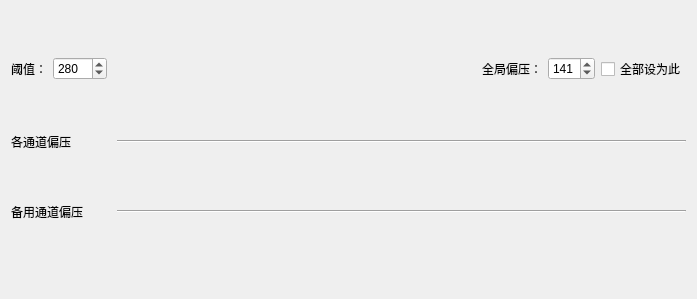
<?xml version="1.0" encoding="UTF-8"?>
<ui version="4.0">
 <class>Form</class>
 <widget class="QWidget" name="Form">
  <property name="geometry">
   <rect>
    <x>0</x>
    <y>0</y>
    <width>697</width>
    <height>299</height>
   </rect>
  </property>
  <property name="windowTitle">
   <string>Form</string>
  </property>
  <layout class="QVBoxLayout" name="verticalLayout">
   <item>
    <layout class="QHBoxLayout" name="horizontalLayout_5">
     <item>
      <widget class="QLabel" name="label_4">
       <property name="text">
        <string>阈值：</string>
       </property>
      </widget>
     </item>
     <item>
      <widget class="QSpinBox" name="spinBox_globalThreshole">
       <property name="maximum">
        <number>1023</number>
       </property>
       <property name="value">
        <number>280</number>
       </property>
      </widget>
     </item>
     <item>
      <spacer name="horizontalSpacer_3">
       <property name="orientation">
        <enum>Qt::Horizontal</enum>
       </property>
       <property name="sizeHint" stdset="0">
        <size>
         <width>40</width>
         <height>20</height>
        </size>
       </property>
      </spacer>
     </item>
     <item>
      <widget class="QLabel" name="label_5">
       <property name="text">
        <string>全局偏压：</string>
       </property>
      </widget>
     </item>
     <item>
      <widget class="QSpinBox" name="spinBox_globalBais">
       <property name="maximum">
        <number>255</number>
       </property>
       <property name="value">
        <number>141</number>
       </property>
      </widget>
     </item>
     <item>
      <widget class="QCheckBox" name="checkBox_globalBias">
       <property name="text">
        <string>全部设为此</string>
       </property>
      </widget>
     </item>
    </layout>
   </item>
   <item>
    <layout class="QHBoxLayout" name="horizontalLayout_3">
     <item>
      <widget class="QLabel" name="label_14">
       <property name="maximumSize">
        <size>
         <width>100</width>
         <height>16777215</height>
        </size>
       </property>
       <property name="text">
        <string>各通道偏压</string>
       </property>
      </widget>
     </item>
     <item>
      <widget class="Line" name="line_2">
       <property name="orientation">
        <enum>Qt::Horizontal</enum>
       </property>
      </widget>
     </item>
    </layout>
   </item>
   <item>
    <layout class="QGridLayout" name="gridLayout_channelBias"/>
   </item>
   <item>
    <layout class="QHBoxLayout" name="horizontalLayout_2">
     <item>
      <widget class="QLabel" name="label_31">
       <property name="minimumSize">
        <size>
         <width>70</width>
         <height>0</height>
        </size>
       </property>
       <property name="maximumSize">
        <size>
         <width>100</width>
         <height>16777215</height>
        </size>
       </property>
       <property name="text">
        <string>备用通道偏压</string>
       </property>
      </widget>
     </item>
     <item>
      <widget class="Line" name="line_3">
       <property name="orientation">
        <enum>Qt::Horizontal</enum>
       </property>
      </widget>
     </item>
    </layout>
   </item>
   <item>
    <layout class="QHBoxLayout" name="horizontalLayout">
     <item>
      <layout class="QGridLayout" name="gridLayout_spareChannelBias"/>
     </item>
     <item>
      <spacer name="horizontalSpacer">
       <property name="orientation">
        <enum>Qt::Horizontal</enum>
       </property>
       <property name="sizeHint" stdset="0">
        <size>
         <width>40</width>
         <height>20</height>
        </size>
       </property>
      </spacer>
     </item>
    </layout>
   </item>
  </layout>
 </widget>
 <resources/>
 <connections/>
</ui>
